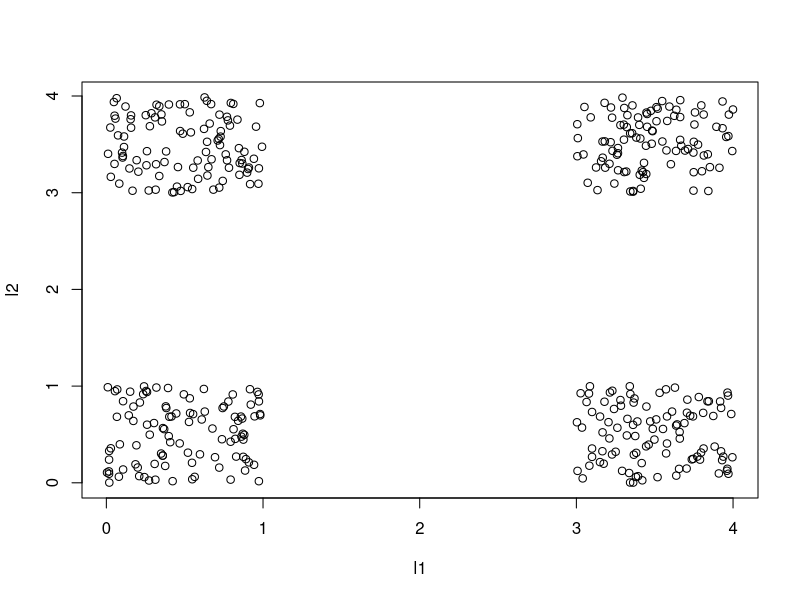

Write the R code that produced this figure.
#----Group 1-------------
x1<- runif(100,0,1)
#print("X-Points")
#print(x)
y1<- runif(100,0,1)
#print("Y-Points")
#print(y)

#----Group 2-------------
x2<- runif(100,3,4)
#print("X-Points")
#print(x)
y2<- runif(100,0,1)
#print("Y-Points")
#print(y)

#----Group 3-------------
x3<- runif(100,0,1)
#print("X-Points")
#print(x)
y3<- runif(100,3,4)
#print("Y-Points")
#print(y)

#----Group 4-------------
x4<- runif(100,3,4)
#print("X-Points")
#print(x)
y4<- runif(100,3,4)
#print("Y-Points")
#print(y)

print("-------list-------")
l1<-c(x1,x2,x3,x4)
#print(l1)
l2<-c(y1,y2,y3,y4)
#print(l2)
a<- data.frame(l1,l2)
plot(a)
#print(a)

library(foreign)
write.arff(a,file="points.arff")

